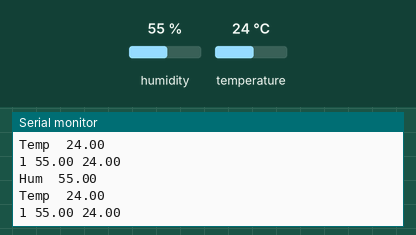
This sketch was run on a simulated Arduino Uno, built with avr-gcc and run on an emulated ATmega328P. Parts: the last lines printed to the serial monitor. The test bench sets the inputs (shaded band); at power-on: humidity 55 %, temperature 24 °C. No radio packets arrive unless stated.

Above: at 5.8 s.
5.9 s: humidity set to 22 %
At 11.0 s:
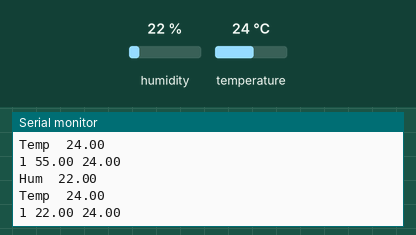
11.9 s: temperature set to 12 °C
At 16.3 s:
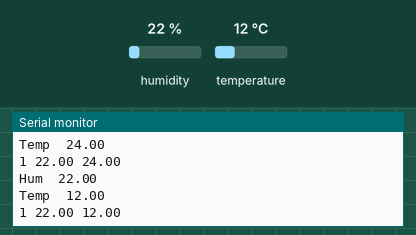
17.9 s: humidity set to 40 %
At 21.6 s:
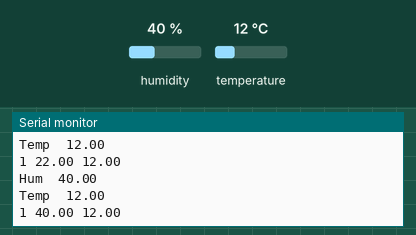
Timing chart, 0 to 23.1 s (numbered marks = the images above; inputs shaded):
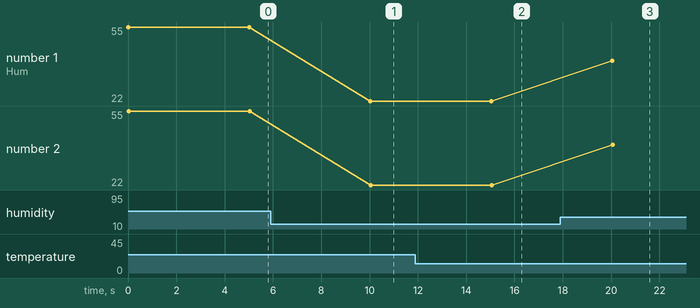

The sketch:

transmitter.ino
```cpp
#include <SPI.h>
#include <nRF24L01.h>
#include <RF24.h>
#include <DHT.h>;

#define DHTPIN 4     // what pin we're connected to
#define DHTTYPE DHT22   // DHT 22  (AM2302)
DHT dht(DHTPIN, DHTTYPE);

RF24 radio(7, 8);

const byte rxAddr[6] = "00001";
//Variables
int chk;
float hum;  //Stores humidity value
float temp; //Stores temperature value

void setup()
{
  Serial.begin(9600);
  Serial.println("Start");
  radio.begin();
  radio.setRetries(15, 15);
  radio.openWritingPipe(rxAddr);

  radio.stopListening();
  dht.begin();
}

void loop()
{
  float hum = dht.readHumidity();
  float temp= dht.readTemperature();

  char humidity[8];
  dtostrf(hum, 6, 2, humidity);
  Serial.print("Hum ");
  Serial.println(humidity);

  char temperature[8];
  dtostrf(temp, 6, 2, temperature);
  Serial.print("Temp ");
  Serial.println(temperature);


  char text[17] = "1";

  strcat(text, humidity);
  strcat(text, temperature);

  radio.write(&text, sizeof(text));
  Serial.println(text);
  delay(5000);
}
```

Measured:
- after the input at 5.9 s, the serial monitor: prints a new line after 4.1 s (image 1)
- after the input at 11.9 s, the serial monitor: prints a new line after 3.1 s (image 2)
- after the input at 17.9 s, the serial monitor: prints a new line after 2.1 s (image 3)
- plotted number 1: 55 → 22 after the input at 5.9 s, 22 → 40 after the input at 17.9 s
- plotted number 2: 55 → 22 after the input at 5.9 s, 22 → 40 after the input at 17.9 s
